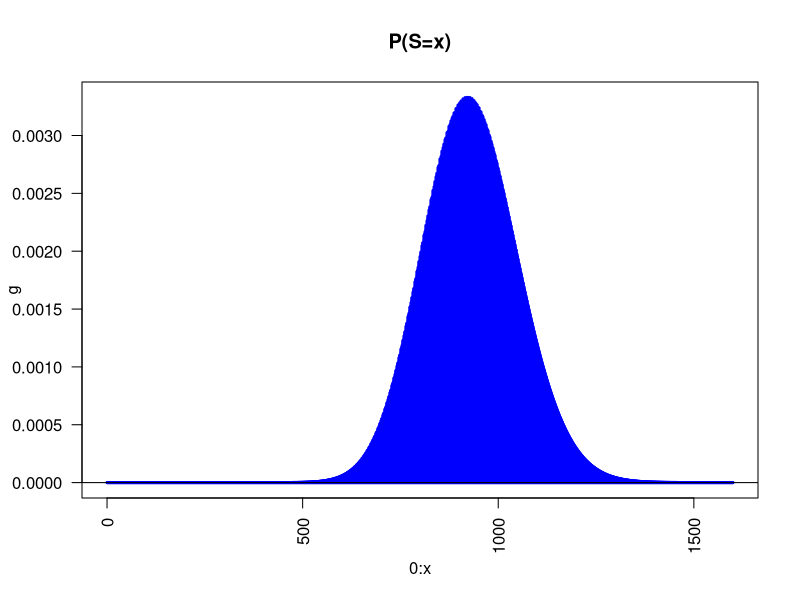
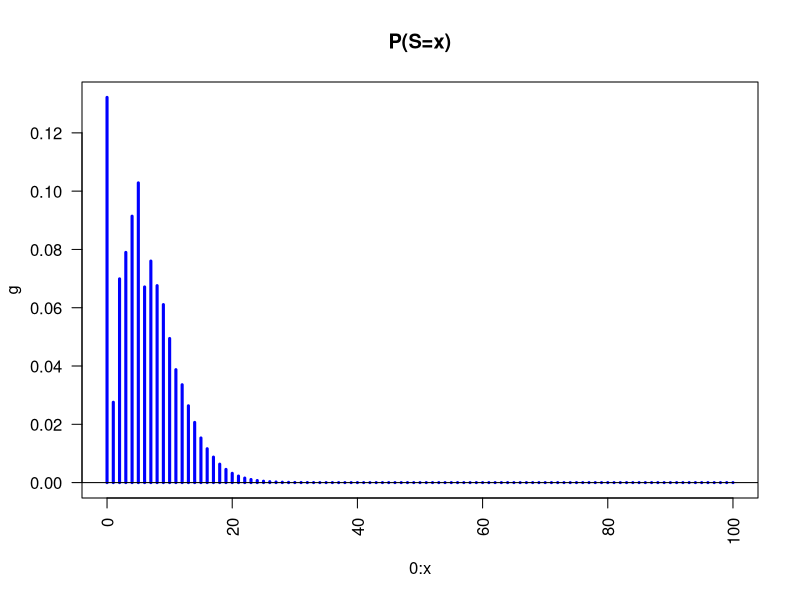

These charts were generated, in order, by the following R code:
#x= valor de g_x=P(S=x) que queramos calcular
#I= monto maximo de reclamacion
#J= numero de probabilidades de reclamacion distintas
#n= matriz que contiene el numero de polizas en cada grupo
#qj= probabilidades de reclamo
########################################
# Funcion para calcular valores de h
h <- function(i,k,n,qj){
  i*(-1)^(k-1)*sum(n[i,]*(qj/(1-qj))^k)
}
########################################
DePril <- function(x,I,J,n,qj){
  ###################
  P <- matrix(0,I,J)
  for(i in 1:I){
    for(j in 1:J){
      P[i,j] <- (1-qj[j])^(n[i,j])
    }
  }
  ##################
  g <- numeric((x+1))
  g[1] <- prod(P)
  for(r in 1:x){
    L1 <- min(r,I); G <- matrix(0,L1,r)
    for(i in 1:L1){
      L2 <- floor(r/i)  
        for(k in 1:L2){
          G[i,k] <- g[(r-i*k+1)]*h(i,k,n,qj)
        }
    }
    g[r+1] <- 1/r*sum(G)
  }
  #########################
  plot(0:x,g,type='h',col='blue',lwd=3,las=2,
       main='P(S=x)')
  abline(h=0)
  
  resultados <- data.frame(
    x = 0:x,
    P_S_igual_a_x = g,
    P_S_menor_o_igual_x_Acumulada = cumsum(g)
  )
  return(resultados)
}
###############

#Ejemplo
x=1600
I=18
J=4
n=matrix(c(rep(0,9),500,rep(0,8),rep(0,14),1000,rep(0,3),rep(0,17),700,rep(0,12),100,rep(0,5)),I,J)
qj=c(0.01,0.008,0.05,0.1)

tabla_resultados <- DePril(x,I,J,n,qj)




###EJEMPLO 1 libro pag 13
#UNA forma
n=matrix(c(1,3,5,2,2,3,5,3,2,3,1,4,4,6,4),nrow = 5,ncol = 3)
#OTRA forma
n1=c(1,3,5,2,2)
n2=c(3,5,3,2,3)
n3=c(1,4,4,6,4)
n=cbind(n1,n2,n3)
#ULTIMA forma
n1=c(1,3,1)
n2=c(3,5,4)
n3=c(5,3,4)
n4=c(2,2,6)
n5=c(2,3,4)
n=rbind(n1,n2,n3,n4,n5)
#################
qj=c(0.03,0.04,0.05)
#x=20, I=5, J=3, n=matrizdellibropag13, qj=probas 0.03, etc
DePril(100,5,3,n,qj)
